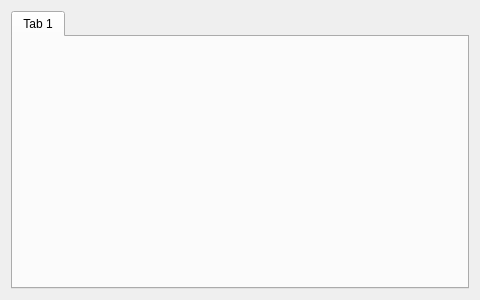
<?xml version="1.0" encoding="UTF-8"?>
<ui version="4.0">
 <class>preferencesDialog</class>
 <widget class="QWidget" name="preferencesDialog">
  <property name="geometry">
   <rect>
    <x>0</x>
    <y>0</y>
    <width>480</width>
    <height>300</height>
   </rect>
  </property>
  <property name="sizePolicy">
   <sizepolicy hsizetype="Expanding" vsizetype="Minimum">
    <horstretch>0</horstretch>
    <verstretch>0</verstretch>
   </sizepolicy>
  </property>
  <property name="windowTitle">
   <string>Preferences</string>
  </property>
  <layout class="QVBoxLayout" name="verticalLayout">
   <item>
    <widget class="QTabWidget" name="tabWidget">
     <property name="sizePolicy">
      <sizepolicy hsizetype="Expanding" vsizetype="Minimum">
       <horstretch>0</horstretch>
       <verstretch>0</verstretch>
      </sizepolicy>
     </property>
     <property name="currentIndex">
      <number>0</number>
     </property>
     <widget class="QWidget" name="tab">
      <attribute name="title">
       <string>Tab 1</string>
      </attribute>
     </widget>
    </widget>
   </item>
  </layout>
 </widget>
 <resources/>
 <connections/>
</ui>
